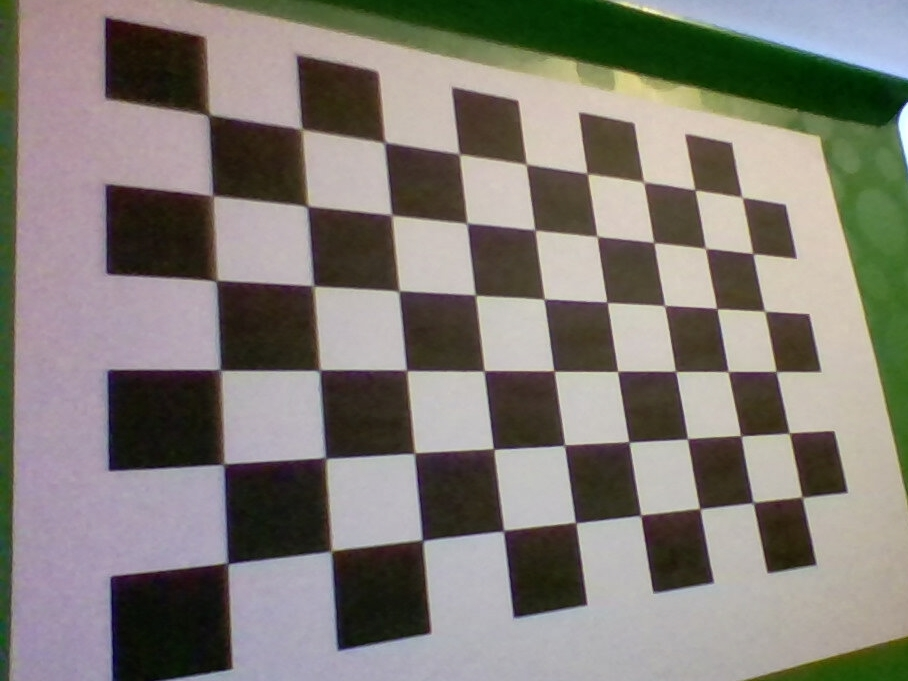
#> input picture example_code/Lesson5 - camera calibration/my_code/imgs/chessboard_imgs/test_image.jpg, 908 x 681 px
$ python camera_calibration_find_corners.py
#> lines starting #> are read from the running program, lines starting #| are printed output that depends on the picture; after the words box and inside, x2 and y2 are one past the last pixel; in counts of white or black regions, pixels touching at a corner belong together; long printed decimals are rounded
import numpy as np
import cv2
import matplotlib.pyplot as plt
import matplotlib.image as mpimg

# prepare object points
nx = 9#TODO: enter the number of inside corners in x
ny = 6#TODO: enter the number of inside corners in y

# Make a list of calibration images
# fname = 'chessboard_imgs/2018-08-13-112448.jpg'
fname = 'imgs/chessboard_imgs/test_image.jpg'
img = cv2.imread(fname)
#> img is the input picture: shape (681, 908, 3); mean B, G, R 117, 124, 128.8

# Convert to grayscale
gray = cv2.cvtColor(img,cv2.COLOR_BGR2GRAY)
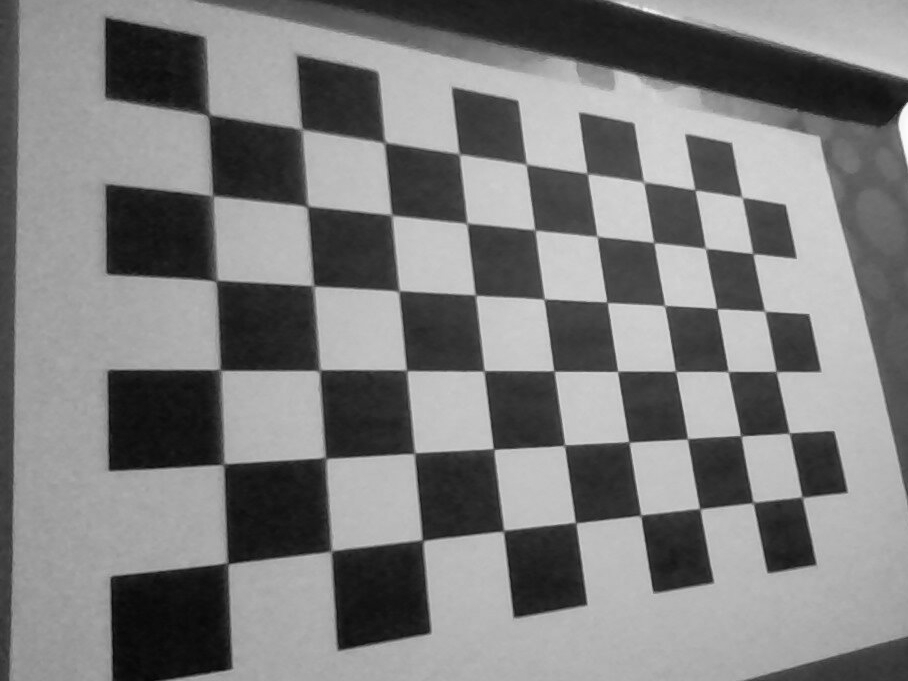
#> gray: shape (681, 908); min 6, max 253, mean 124.6

# Find the chessboard corners
ret, corners = cv2.findChessboardCorners(gray, (nx, ny), None)
#> ret = True; corners = 54 rows, first 8: [208, 114.5], [301.5, 130], [384.5, 142.5], [458.5, 153.5], [526, 164], [588.6, 174.8], [643.7, 179.6], [694.1, 188]
print('Corners found: ',ret)
#| Corners found:  True
# If found, draw corners
if ret == True:
    # Draw and display the corners
    index = [0,8,45,53]
    print(corners[index])
#| [[[208.      114.5    ]]
#|  [[742.1669  197.494]]
#|  [[228.9025  563.0097 ]]
#|  [[801.5     497.     ]]]
    cv2.drawChessboardCorners(img, (nx, ny), corners, ret)
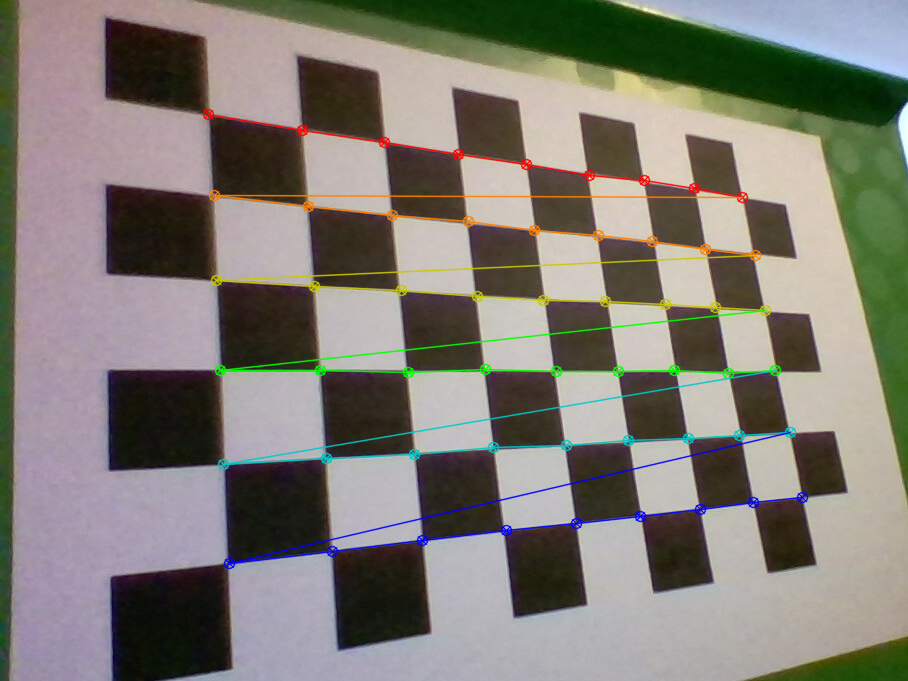
#> img: shape (681, 908, 3); 3.63% of pixels changed, all inside (x1, y1, x2, y2) = (202, 108, 809, 570)
    plt.imshow(img)

$ run again, with example_code/Lesson5 - camera calibration/my_code/imgs/chessboard_imgs/2018-08-13-112448.jpg copied over example_code/Lesson5 - camera calibration/my_code/imgs/chessboard_imgs/test_image.jpg
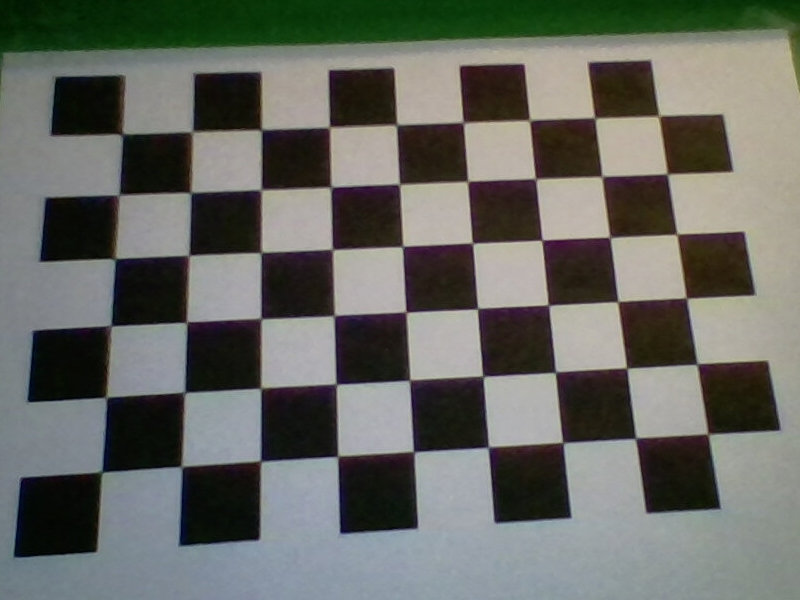
#> input picture example_code/Lesson5 - camera calibration/my_code/imgs/chessboard_imgs/2018-08-13-112448.jpg, 800 x 600 px
#> img is the input picture: shape (600, 800, 3); mean B, G, R 99, 105, 103.1
#> `gray = cv2.cvtColor(img,cv2.COLOR_BGR2GRAY)`:
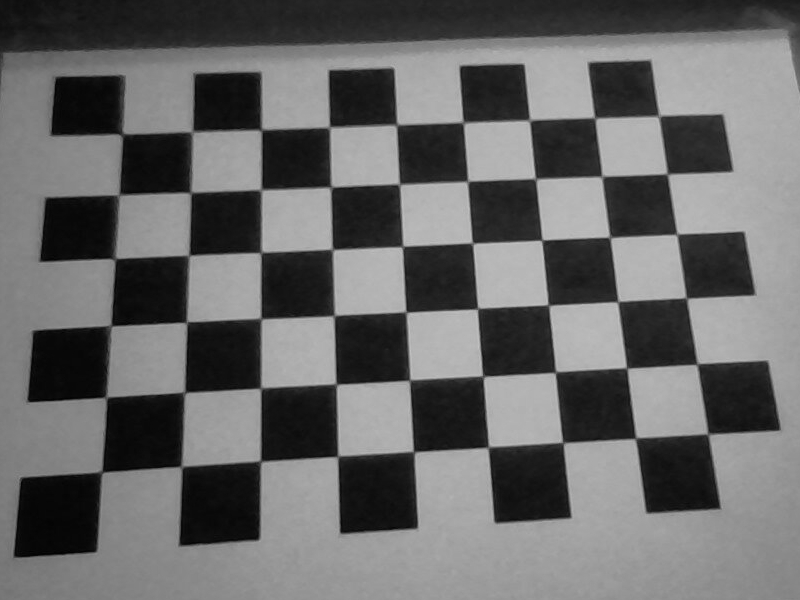
#> gray: shape (600, 800); min 1, max 196, mean 103.7
#> ret = True; corners = 54 rows, first 8: [122, 133.5], [192.5, 132.5], [262, 129.6], [329.6, 126.1], [396.5, 124.5], [463.5, 122.5], [529, 120.5], [595, 118]
#| Corners found:  True
#| [[[122.       133.5     ]]
#|  [[658.5      116.      ]]
#|  [[103.995 471.9653  ]]
#|  [[707.6974   434.919 ]]]
#> `cv2.drawChessboardCorners(img, (nx, ny), corners, ret)`:
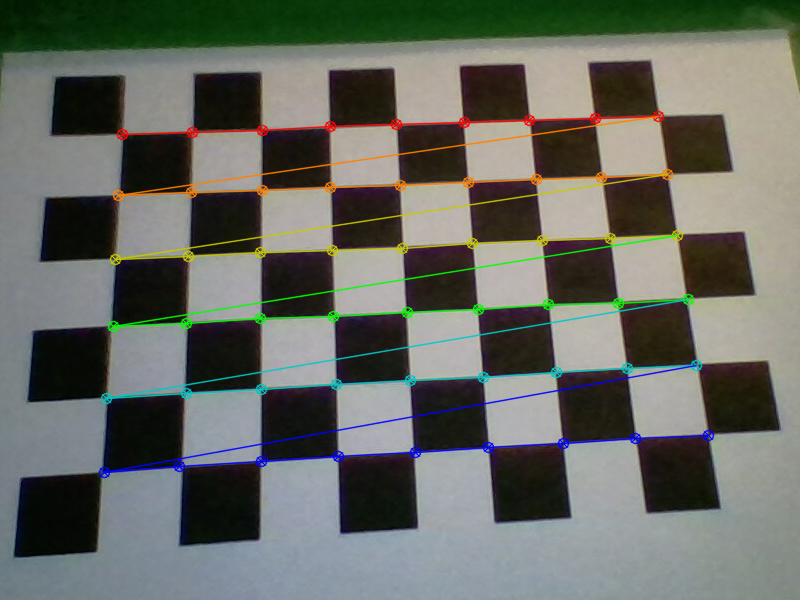
#> img: shape (600, 800, 3); 4.8% of pixels changed, all inside (x1, y1, x2, y2) = (98, 110, 715, 479)

$ run again, with example_code/Lesson5 - camera calibration/my_code/imgs/chessboard_imgs/2018-08-13-112541_1.jpg copied over example_code/Lesson5 - camera calibration/my_code/imgs/chessboard_imgs/test_image.jpg
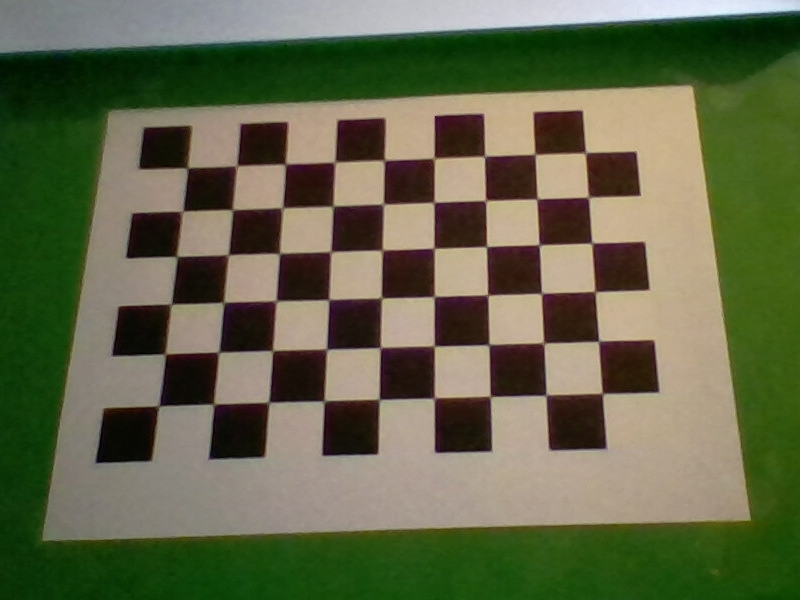
#> input picture example_code/Lesson5 - camera calibration/my_code/imgs/chessboard_imgs/2018-08-13-112541_1.jpg, 800 x 600 px
#> img is the input picture: shape (600, 800, 3); mean B, G, R 72.5, 101.8, 97.5
#> `gray = cv2.cvtColor(img,cv2.COLOR_BGR2GRAY)`:
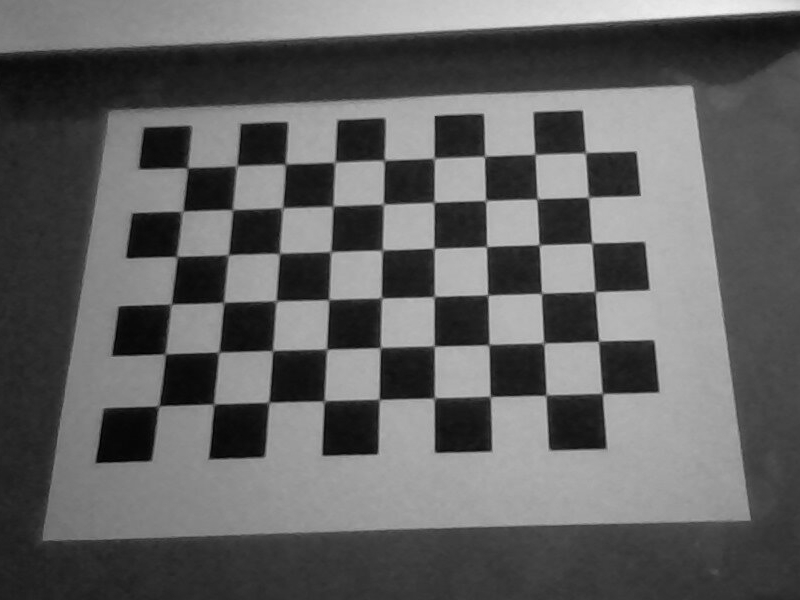
#> gray: shape (600, 800); min 0, max 239, mean 97.2
#> ret = True; corners = 54 rows, first 8: [188.6, 168.1], [236, 165.5], [285.1, 164.5], [335, 162.5], [384.5, 160.5], [433.5, 158.3], [484.5, 156.5], [535.1, 154]
#| Corners found:  True
#| [[[188.5627  168.070]]
#|  [[584.5     153.5    ]]
#|  [[159.639 405.888]]
#|  [[602.5592  393.574]]]
#> `cv2.drawChessboardCorners(img, (nx, ny), corners, ret)`:
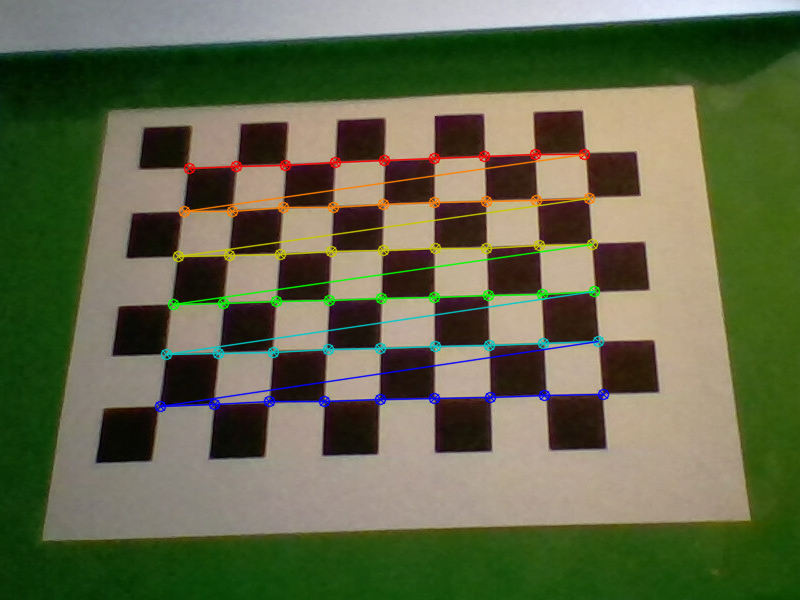
#> img: shape (600, 800, 3); 3.76% of pixels changed, all inside (x1, y1, x2, y2) = (154, 148, 610, 413)
